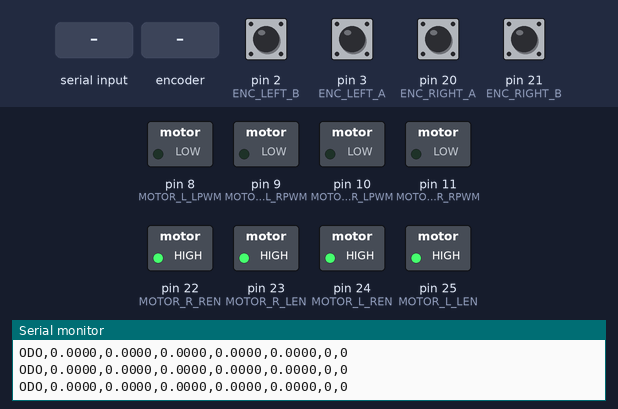
The sketch below on a simulated Arduino Mega 2560, built with avr-gcc and run on an emulated ATmega2560. Parts: switched loads named in the sketch (green lamp = pin HIGH), the last lines printed to the serial monitor. The test bench sets the inputs (shaded band); at power-on: pin 2 (ENC_LEFT_B), pin 3 (ENC_LEFT_A), pin 20 (ENC_RIGHT_A), pin 21 (ENC_RIGHT_B) HIGH.

Above: at 3.2 s.
3.3 s: "H,45\n" received over Serial
At 3.9 s:
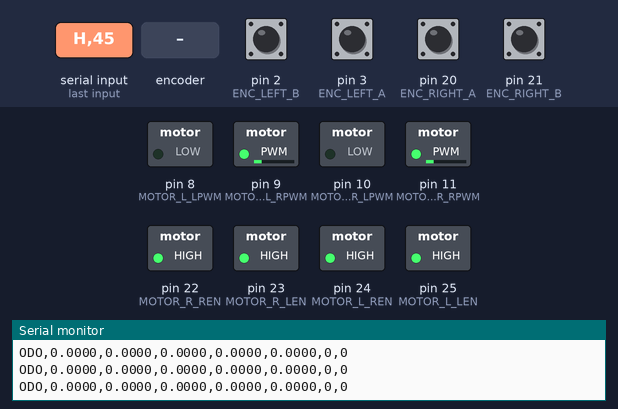
6.3 s: rotary encoder on pin 3 (ENC_LEFT_A) / pin 2 (ENC_LEFT_B) turned 1 step (first pin leading)
At 6.48 s:
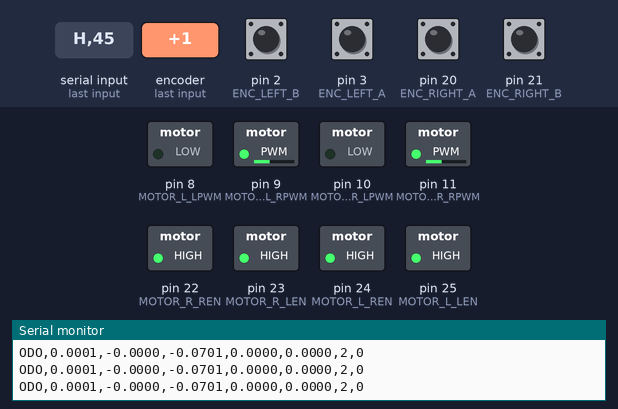
9.5 s: "90,45,200,10\n" received over Serial
12.5 s: pin 20 (ENC_RIGHT_A) pulled LOW for 0.15 s
15.5 s: "H90\n" received over Serial
At 16.6 s:
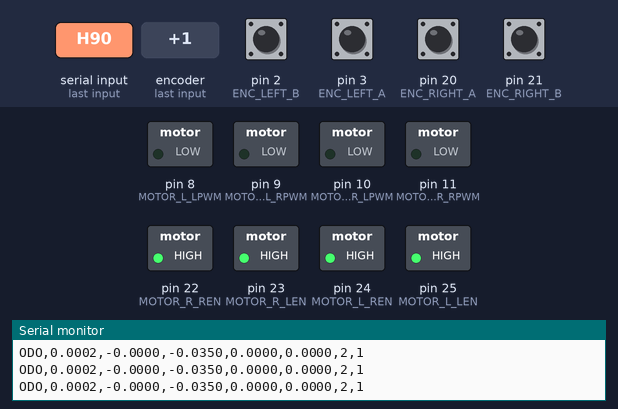
Timing chart, 0 to 18.0 s (numbered marks = the images above; inputs shaded):
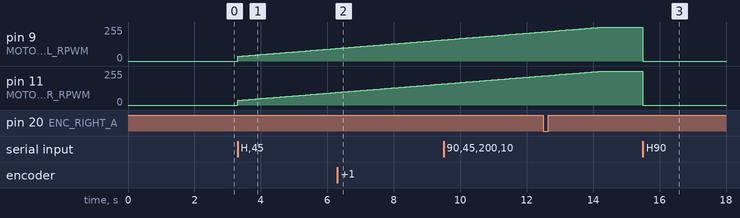

The sketch:

robot.ino
```cpp
/**
 * ============================================================
 * Wheeled Mobile Robot — Arduino Mega 2560
 * Motors  : JGY-370 with 2-channel quadrature encoder
 * Drivers : BTS7960 H-bridge (dual PWM, no DIR pin)
 *
 * Changes:
 * - Fixed PID divide-by-zero vulnerability.
 * - Rebuilt serial parser for robustness and bounds safety.
 * - Fixed heading PID windup carryover.
 * - Added string memory reservation to prevent heap fragmentation.
 * ============================================================
 */

#include <Arduino.h>

// ─── Encoder Pins ───────────────────────────────────────────
#define ENC_LEFT_A       3
#define ENC_LEFT_B       2
#define ENC_RIGHT_A     20
#define ENC_RIGHT_B     21

// ─── BTS7960 Motor Driver Pins ──────────────────────────────
#define MOTOR_L_RPWM     9
#define MOTOR_L_LPWM     8
#define MOTOR_L_REN     24
#define MOTOR_L_LEN     25
#define MOTOR_R_RPWM    11
#define MOTOR_R_LPWM    10
#define MOTOR_R_REN     22
#define MOTOR_R_LEN     23

// ─── JGY-370 Parameters ─────────────────────────────────────
#define GEAR_RATIO      46
#define ENC_PPR         11
const float COUNTS_PER_REV = (float)(ENC_PPR * 4 * GEAR_RATIO); // 3960
const float WHEEL_DIAMETER = 0.065f;
const float WHEEL_BASE     = 0.165f;
const float WHEEL_CIRC     = PI * WHEEL_DIAMETER;
const float DIST_PER_COUNT = WHEEL_CIRC / COUNTS_PER_REV;

// ─── Control Loop ───────────────────────────────────────────
const uint16_t CONTROL_HZ     =                     50;
const uint32_t CONTROL_PERIOD = 1000000UL / CONTROL_HZ;

// ─── PID Gains ──────────────────────────────────────────────
const float KP_SPEED_L =  70.0f;
const float KI_SPEED_L =  40.0f;
const float KD_SPEED_L =   0.0f;

const float KP_SPEED_R =  70.0f;
const float KI_SPEED_R =  40.0f;
const float KD_SPEED_R =  0.0f;

const float KP_HEAD  =     1.5f;
const float KI_HEAD  =    0.05f;
const float KD_HEAD  =    0.10f;

// ─── Quadrature Lookup Table ────────────────────────────────
static const int8_t QEM[4][4] = {
  {  0, -1,  1,  0 },
  {  1,  0,  0, -1 },
  {  0,  1, -1,  0 },
  { -1,  0,  0,  1 }
};

volatile int32_t encoderLeft  = 0;
volatile int32_t encoderRight = 0;
volatile uint8_t stateLeft    = 0;
volatile uint8_t stateRight   = 0;

// ─── Odometry & Speed ───────────────────────────────────────
float   posX = 0, posY = 0, theta = 0;
int32_t prevLeft = 0, prevRight = 0;
float   speedLeft = 0, speedRight = 0;

// ─── Navigation ─────────────────────────────────────────────
float targetX = 0, targetY = 0, targetTheta = 0;
bool  navActive = false;
float setpointLeft  = 0;
float setpointRight = 0;

// ─── ROS2 watchdog ──────────────────────────────────────────
uint32_t lastCmdMs  = 0;
bool     rosControl = false;

// ─── PID Struct ─────────────────────────────────────────────
struct PID { float kp, ki, kd, integral, prevError, outMin, outMax; };
PID pidL = { KP_SPEED_L, KI_SPEED_L, KD_SPEED_L, 0, 0, -255.0f, 255.0f };
PID pidR = { KP_SPEED_R, KI_SPEED_R, KD_SPEED_R, 0, 0, -255.0f, 255.0f };
PID pidH = { KP_HEAD,  KI_HEAD,  KD_HEAD,  0, 0,   -0.5f,   0.5f };

String   serialBuf;
uint32_t lastControlUs = 0;

// ═══════════════════════════════════════════════════════════
//  ISRs
// ═══════════════════════════════════════════════════════════
void ISR_EncLeft() {
  uint8_t cur = ((uint8_t)digitalRead(ENC_LEFT_A) << 1) | (uint8_t)digitalRead(ENC_LEFT_B);
  encoderLeft += QEM[stateLeft][cur];
  stateLeft    = cur;
}
void ISR_EncRight() {
  uint8_t cur = ((uint8_t)digitalRead(ENC_RIGHT_A) << 1) | (uint8_t)digitalRead(ENC_RIGHT_B);
  encoderRight -= QEM[stateRight][cur];
  stateRight    = cur;
}

// ═══════════════════════════════════════════════════════════
//  PID
// ═══════════════════════════════════════════════════════════
float computePID(PID &pid, float setpoint, float measurement, float dt) {
  float error = setpoint - measurement;
  pid.integral += error * dt;

  // FIXED: Divide-by-zero vulnerability patched
  if (pid.ki != 0.0f) {
    pid.integral = constrain(pid.integral, pid.outMin/pid.ki, pid.outMax/pid.ki);
  } else {
    pid.integral = 0.0f;
  }

  float derivative = (error - pid.prevError) / dt;
  pid.prevError = error;

  return constrain(pid.kp*error + pid.ki*pid.integral + pid.kd*derivative, pid.outMin, pid.outMax);
}

// ═══════════════════════════════════════════════════════════
//  BTS7960 MOTOR DRIVER
// ═══════════════════════════════════════════════════════════
void setMotorBTS(uint8_t rpwm, uint8_t lpwm, float pwmVal) {
  uint8_t speed = (uint8_t)constrain(fabs(pwmVal), 0, 255);
  if (pwmVal >= 0.0f) { analogWrite(rpwm, speed); analogWrite(lpwm, 0); }
  else                { analogWrite(rpwm, 0);     analogWrite(lpwm, speed); }
}

void stopMotors() {
  analogWrite(MOTOR_L_RPWM, 0); analogWrite(MOTOR_L_LPWM, 0);
  analogWrite(MOTOR_R_RPWM, 0); analogWrite(MOTOR_R_LPWM, 0);
  setpointLeft = setpointRight = 0.0f;
  pidL.integral = pidR.integral = 0.0f;
}

// ═══════════════════════════════════════════════════════════
//  ODOMETRY
// ═══════════════════════════════════════════════════════════
void updateOdometry(float dt) {
  noInterrupts();
  int32_t snapL = encoderLeft;
  int32_t snapR = encoderRight;
  interrupts();

  int32_t dL = snapL - prevLeft;
  int32_t dR = snapR - prevRight;
  prevLeft  = snapL;
  prevRight = snapR;

  float distL = (float)dL * DIST_PER_COUNT;
  float distR = (float)dR * DIST_PER_COUNT;
  speedLeft   = distL / dt;
  speedRight  = distR / dt;

  float distCentre = (distL + distR) * 0.5f;
  float dTheta     = (distR - distL) / WHEEL_BASE;

  theta += dTheta;
  while (theta >  PI)  theta -= TWO_PI;
  while (theta <= -PI) theta += TWO_PI;

  posX += distCentre * cos(theta);
  posY += distCentre * sin(theta);
}

// ═══════════════════════════════════════════════════════════
//  NAVIGATION CONTROLLER
// ═══════════════════════════════════════════════════════════
const float NAV_LINEAR_SPEED = 0.20f;
const float NAV_GOAL_RADIUS  = 0.02f;
const float NAV_ANGLE_THRESH = 0.05f;

float wrapAngle(float a) {
  while (a >  PI) a -= TWO_PI;
  while (a <= -PI) a += TWO_PI;
  return a;
}

void updateNavigation(float dt) {
  if (!navActive) return;
  float dx   = targetX - posX;
  float dy   = targetY - posY;
  float dist = sqrt(dx*dx + dy*dy);

  if (dist < NAV_GOAL_RADIUS) {
    float headErr = wrapAngle(targetTheta - theta);
    if (fabs(headErr) < NAV_ANGLE_THRESH) {
      navActive = false; stopMotors();
      Serial.println(F("NAV: Goal reached."));
      return;
    }
    float c = computePID(pidH, 0, -headErr, dt);
    setpointLeft = -c; setpointRight = c;
    return;
  }

  float bearing = atan2(dy, dx);
  float headErr = wrapAngle(bearing - theta);
  if (fabs(headErr) > 0.5f) {
    float c = computePID(pidH, 0, -headErr, dt);
    setpointLeft = -c;
    setpointRight = c;
    return;
  }

  float linearSpeed = min(NAV_LINEAR_SPEED, dist * 2.0f);
  float c = computePID(pidH, 0, -headErr, dt);
  setpointLeft  = linearSpeed - c;
  setpointRight = linearSpeed + c;
}

// ═══════════════════════════════════════════════════════════
//  SERIAL COMMAND PARSER
// ═══════════════════════════════════════════════════════════
void parseSerial() {
  while (Serial.available()) {
    char c = Serial.read();
    if (c == '\n' || c == '\r') {
      serialBuf.trim();
      if (serialBuf.length() == 0) { serialBuf = ""; return; }

      // FIXED: Safely trap and process ROS CMD strings first
      if (serialBuf.startsWith("CMD,")) {
        String cmdArgs = serialBuf.substring(4);
        int comma = cmdArgs.indexOf(',');
        if (comma > 0) {
          setpointLeft  = cmdArgs.substring(0, comma).toFloat();
          setpointRight = cmdArgs.substring(comma + 1).toFloat();
          navActive  = false;
          rosControl = true;
          lastCmdMs  = millis();
        }
        serialBuf = "";
        return; // Done with this line
      }

      // FIXED: Safe bounds check for single-character standard commands
      char cmd = toupper(serialBuf.charAt(0));
      String args = (serialBuf.length() > 2) ? serialBuf.substring(2) : "";

      switch (cmd) {
        case 'G': {
          int sp = args.indexOf(' ');
          if (sp > 0) {
            targetX = args.substring(0, sp).toFloat();
            targetY = args.substring(sp + 1).toFloat();
            navActive  = true;
            rosControl = false;
            pidH.integral = pidH.prevError = 0;
            Serial.print(F("NAV: Goto (")); Serial.print(targetX);
            Serial.print(F(",")); Serial.print(targetY); Serial.println(F(")"));
          }
          break;
        }
        case 'H': {
          targetTheta = radians(args.toFloat());
          navActive   = true;
          rosControl  = false;
          // FIXED: Integral windup reset added here
          pidH.integral = pidH.prevError = 0;
          Serial.print(F("NAV: Heading ")); Serial.println(args);
          break;
        }
        case 'S': {
          int sp = args.indexOf(' ');
          if (sp > 0) {
            setpointLeft  = args.substring(0, sp).toFloat();
            setpointRight = args.substring(sp + 1).toFloat();
            navActive  = false;
            rosControl = false;
          }
          break;
        }
        case 'P': {
          noInterrupts();
          int32_t eL = encoderLeft; int32_t eR = encoderRight; interrupts();
          Serial.print(F("ODO x="));  Serial.print(posX, 4);
          Serial.print(F(" y="));     Serial.print(posY, 4);
          Serial.print(F(" θ="));
          Serial.print(degrees(theta), 2);
          Serial.print(F("° vL="));   Serial.print(speedLeft,  3);
          Serial.print(F(" vR="));    Serial.print(speedRight, 3);
          Serial.print(F(" encL="));  Serial.print(eL);
          Serial.print(F(" encR="));  Serial.println(eR);
          break;
        }
        case 'R': {
          posX = posY = theta = 0.0f;
          noInterrupts(); encoderLeft = encoderRight = 0; interrupts();
          prevLeft = prevRight = 0;
          navActive = false;
          stopMotors();
          Serial.println(F("ODO: Reset."));
          break;
        }
        default:
          Serial.println(F("Commands: CMD,vL,vR | G x y | H deg | S vL vR | P | R"));
      }
      serialBuf = "";
    } else {
      serialBuf += c;
    }
  }
}

// ═══════════════════════════════════════════════════════════
//  SETUP
// ═══════════════════════════════════════════════════════════

void setup() {
  Serial.begin(115200);

  // --- THE HANDSHAKE FIX ---
  // Wait 2 seconds for the Pi's Python serial port to open and stabilize
  delay(2000);
  // Flush any garbage data out of the hardware buffer
  Serial.println("\n\n");
  Serial.flush();
  // -------------------------

  // FIXED: Reserve 64 bytes of memory for the string buffer to stop heap fragmentation
  serialBuf.reserve(64);

  Serial.println(F("=== JGY-370 + BTS7960 + ROS2 Bridge ==="));
  pinMode(MOTOR_L_REN, OUTPUT); digitalWrite(MOTOR_L_REN, HIGH);
  pinMode(MOTOR_L_LEN, OUTPUT); digitalWrite(MOTOR_L_LEN, HIGH);
  pinMode(MOTOR_R_REN, OUTPUT); digitalWrite(MOTOR_R_REN, HIGH);
  pinMode(MOTOR_R_LEN, OUTPUT); digitalWrite(MOTOR_R_LEN, HIGH);
  pinMode(MOTOR_L_RPWM, OUTPUT); pinMode(MOTOR_L_LPWM, OUTPUT);
  pinMode(MOTOR_R_RPWM, OUTPUT); pinMode(MOTOR_R_LPWM, OUTPUT);
  stopMotors();

  pinMode(ENC_LEFT_A,  INPUT_PULLUP); pinMode(ENC_LEFT_B,  INPUT_PULLUP);
  pinMode(ENC_RIGHT_A, INPUT_PULLUP); pinMode(ENC_RIGHT_B, INPUT_PULLUP);

  stateLeft  = ((uint8_t)digitalRead(ENC_LEFT_A)  << 1) | (uint8_t)digitalRead(ENC_LEFT_B);
  stateRight = ((uint8_t)digitalRead(ENC_RIGHT_A) << 1) | (uint8_t)digitalRead(ENC_RIGHT_B);

  attachInterrupt(digitalPinToInterrupt(ENC_LEFT_A),  ISR_EncLeft,  CHANGE);
  attachInterrupt(digitalPinToInterrupt(ENC_LEFT_B),  ISR_EncLeft,  CHANGE);
  attachInterrupt(digitalPinToInterrupt(ENC_RIGHT_A), ISR_EncRight, CHANGE);
  attachInterrupt(digitalPinToInterrupt(ENC_RIGHT_B), ISR_EncRight, CHANGE);

  lastControlUs = micros();
  lastCmdMs     = millis();
}

// ═══════════════════════════════════════════════════════════
//  MAIN LOOP
// ═══════════════════════════════════════════════════════════

void loop() {

 parseSerial();
  // ── ROS2 watchdog: stop if no CMD for >500 ms ──────────
  if (rosControl && (millis() - lastCmdMs > 500)) {
    stopMotors();
    rosControl = false;
  }

  uint32_t now     = micros();
  uint32_t elapsed = now - lastControlUs;

  if (elapsed >= CONTROL_PERIOD) {
    float dt      = elapsed * 1e-6f;
    lastControlUs = now;

    updateOdometry(dt);
    if (!rosControl) updateNavigation(dt);

    float pwmL = 0;
    if (setpointLeft == 0.0f) {
      pidL.integral = 0;
    } else {
      pwmL = computePID(pidL, setpointLeft, speedLeft, dt);
    }

    float pwmR = 0;
    if (setpointRight == 0.0f) {
      pidR.integral = 0;
    } else {
      pwmR = computePID(pidR, setpointRight, speedRight, dt);
    }

    setMotorBTS(MOTOR_L_LPWM, MOTOR_L_RPWM, pwmL);
    setMotorBTS(MOTOR_R_RPWM, MOTOR_R_LPWM, pwmR);

    // ── Odometry stream to ROS2 (20 Hz) ──────────────────
    static uint8_t pubDiv = 0;
    if (++pubDiv >= (CONTROL_HZ / 20)) {
      pubDiv = 0;
      noInterrupts(); int32_t eL = encoderLeft;
      int32_t eR = encoderRight; interrupts();
      Serial.print(F("ODO,"));
      Serial.print(posX,          4); Serial.print(',');
      Serial.print(posY,          4); Serial.print(',');
      Serial.print(degrees(theta),4); Serial.print(',');
      Serial.print(speedLeft,     4); Serial.print(',');
      Serial.print(speedRight,    4); Serial.print(',');
      Serial.print(eL);               Serial.print(',');
      Serial.println(eR);
    }
  }

}
```

Measured:
- after the input at 3.3 s, pin 9 (MOTOR_L_RPWM), pin 11 (MOTOR_R_RPWM): moves from 0/255 to 95/255 over 3.0 s, starting at once
- after the input at 15.5 s, pin 9 (MOTOR_L_RPWM), pin 11 (MOTOR_R_RPWM): 255/255 → 0/255 at once
